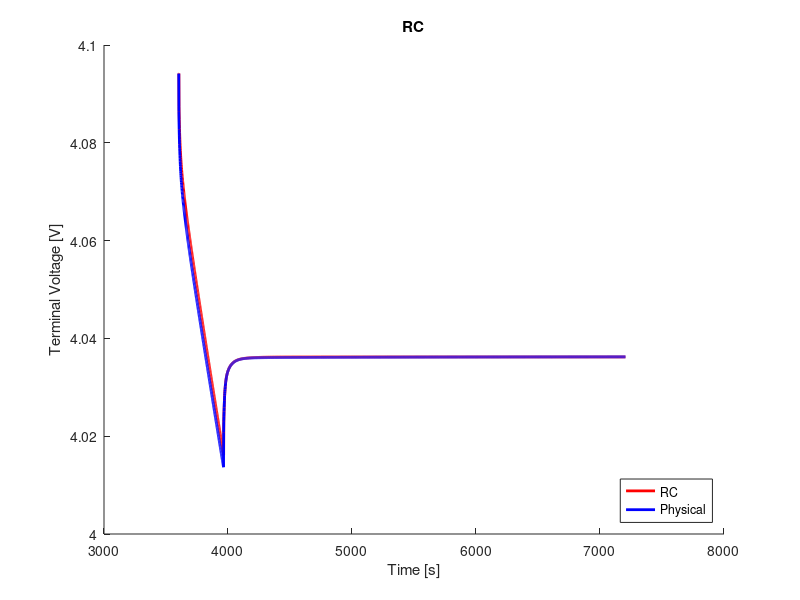

This chart was generated by the following MATLAB code:
clear;
clc;
close all;

%% load data
load('ocv_final.mat');
time_ocv = time;
load('pulse_1_c_1.mat');
load('rc3_cf_params.mat');

%% voltage limitations
v_max = 4.4;                                    % cut-over voltage
v_min = 3.0;                                    % cut-off voltage

%% resample ocv and soc
t1 = time_ocv(1);
t2 = time_ocv(end);
dt = 1;                                         % sample time
t = (t1:dt:t2) - t1;

ocv = interp1(time_ocv, ocv, t1:dt:t2);
soc = interp1(time_ocv, soc, t1:dt:t2);

s = length(time);

%% variables
Q = 16.8;
eta = 1.0;                                  % coulombic efficiency

n = 3;                                      % number of rc links
i_r = zeros(n, 1);
v_c = zeros(n, 1);
flag = 1;

%% compute soc
ind_init = interp1(soc, 1:length(soc), 0.9033, 'nearest');
v_t(1) = ocv(ind_init)
z0 = soc(ind_init);
z = z0 - dt/(Q*3600)*eta*cumsum(I(1:end));

% manual fit
p = 2;
r0 = r0_cf(p);
r1 = r1_cf(p);
r2 = r2_cf(p);
r3 = r3_cf(p);
c1 = c1_cf(p);
c2 = c2_cf(p);
c3 = c3_cf(p);

r = [r1; r2; r3];
c = [c1; c2; c3];

%% compute terminal voltage
for j = 1:n
    f(j) = exp(-dt/(r(j)*c(j)));
end
for k = 1:s-1
    if flag == 1
        i_r(:, k+1) = diag(f)*i_r(:, k) + (1-f')*I(k);
        v_c(:, k) = i_r(:, k).*r;
        ind = interp1(soc, 1:length(soc), z(k), 'nearest');
        v_t(k+1) = ocv(ind) - sum(v_c(:, k)) - I(k).*r0;
        if v_t(k) < v_min
            fprintf('Reached lower voltage limit.');
            flag = 0;
        end
        if v_t(k) > v_max
            fprintf('Reached upper voltage limit.');
            flag = 0;
        end 
    end
end

%% compute rms error
v_t = reshape(v_t, size(V_batt_time));
rmse = 1000*sqrt(mean((V_batt_time - v_t).^2))     % [mV]

%% plot
figure(1);
hold on;
plot(time, v_t, 'r', 'LineWidth', 2)
hold on;
plot(time, V_batt_time, 'b', 'LineWidth', 2)
xlabel('Time [s]')
ylabel('Terminal Voltage [V]')
title('RC')
legend('RC', 'Physical', 'location', 'southeast')
